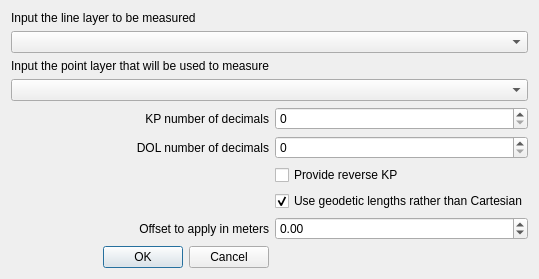
<?xml version="1.0" encoding="UTF-8"?>
<ui version="4.0">
 <class>Dialog</class>
 <widget class="QDialog" name="Dialog">
  <property name="geometry">
   <rect>
    <x>0</x>
    <y>0</y>
    <width>491</width>
    <height>259</height>
   </rect>
  </property>
  <property name="sizePolicy">
   <sizepolicy hsizetype="Preferred" vsizetype="Preferred">
    <horstretch>0</horstretch>
    <verstretch>0</verstretch>
   </sizepolicy>
  </property>
  <property name="windowTitle">
   <string>Dialog</string>
  </property>
  <layout class="QGridLayout" name="gridLayout">
   <item row="1" column="1" colspan="2">
    <widget class="QgsMapLayerComboBox" name="inputLineLayerKp4p">
     <property name="showCrs">
      <bool>true</bool>
     </property>
    </widget>
   </item>
   <item row="4" column="1">
    <widget class="QLabel" name="label_3">
     <property name="text">
      <string>KP number of decimals</string>
     </property>
     <property name="alignment">
      <set>Qt::AlignRight|Qt::AlignTrailing|Qt::AlignVCenter</set>
     </property>
    </widget>
   </item>
   <item row="4" column="2">
    <widget class="QSpinBox" name="KP_prec_kp4p"/>
   </item>
   <item row="2" column="1">
    <widget class="QLabel" name="label">
     <property name="text">
      <string>Input the point layer that will be used to measure</string>
     </property>
    </widget>
   </item>
   <item row="5" column="2">
    <widget class="QSpinBox" name="DCC_prec_kp4p"/>
   </item>
   <item row="9" column="1">
    <widget class="QDialogButtonBox" name="buttonBox">
     <property name="orientation">
      <enum>Qt::Horizontal</enum>
     </property>
     <property name="standardButtons">
      <set>QDialogButtonBox::Cancel|QDialogButtonBox::Ok</set>
     </property>
    </widget>
   </item>
   <item row="3" column="1" colspan="2">
    <widget class="QgsMapLayerComboBox" name="inputPtLayerKp4p">
     <property name="showCrs">
      <bool>true</bool>
     </property>
    </widget>
   </item>
   <item row="0" column="1">
    <widget class="QLabel" name="label_2">
     <property name="text">
      <string>Input the line layer to be measured</string>
     </property>
    </widget>
   </item>
   <item row="6" column="2">
    <widget class="QCheckBox" name="Reverse_KP_kp4p">
     <property name="text">
      <string>Provide reverse KP</string>
     </property>
    </widget>
   </item>
   <item row="5" column="1">
    <widget class="QLabel" name="label_4">
     <property name="text">
      <string>DOL number of decimals</string>
     </property>
     <property name="alignment">
      <set>Qt::AlignRight|Qt::AlignTrailing|Qt::AlignVCenter</set>
     </property>
    </widget>
   </item>
   <item row="8" column="1">
    <widget class="QLabel" name="label_5">
     <property name="text">
      <string>Offset to apply in meters</string>
     </property>
     <property name="alignment">
      <set>Qt::AlignRight|Qt::AlignTrailing|Qt::AlignVCenter</set>
     </property>
    </widget>
   </item>
   <item row="8" column="2">
    <widget class="QDoubleSpinBox" name="offset_m_kp4p">
     <property name="minimum">
      <double>-10000000.000000000000000</double>
     </property>
     <property name="maximum">
      <double>10000000.000000000000000</double>
     </property>
    </widget>
   </item>
   <item row="7" column="2">
    <widget class="QCheckBox" name="Geodetic_kp4p">
     <property name="text">
      <string>Use geodetic lengths rather than Cartesian</string>
     </property>
     <property name="checked">
      <bool>true</bool>
     </property>
     <property name="tristate">
      <bool>false</bool>
     </property>
    </widget>
   </item>
  </layout>
 </widget>
 <customwidgets>
  <customwidget>
   <class>QgsMapLayerComboBox</class>
   <extends>QComboBox</extends>
   <header>qgsmaplayercombobox.h</header>
  </customwidget>
 </customwidgets>
 <resources/>
 <connections>
  <connection>
   <sender>buttonBox</sender>
   <signal>accepted()</signal>
   <receiver>Dialog</receiver>
   <slot>accept()</slot>
   <hints>
    <hint type="sourcelabel">
     <x>248</x>
     <y>254</y>
    </hint>
    <hint type="destinationlabel">
     <x>157</x>
     <y>274</y>
    </hint>
   </hints>
  </connection>
  <connection>
   <sender>buttonBox</sender>
   <signal>rejected()</signal>
   <receiver>Dialog</receiver>
   <slot>reject()</slot>
   <hints>
    <hint type="sourcelabel">
     <x>316</x>
     <y>260</y>
    </hint>
    <hint type="destinationlabel">
     <x>286</x>
     <y>274</y>
    </hint>
   </hints>
  </connection>
 </connections>
</ui>
